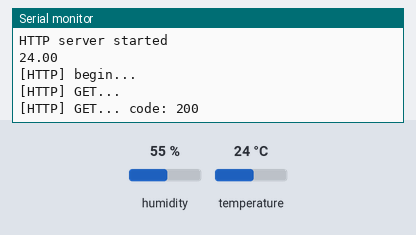
A sketch run on a simulated ESP8266 (NodeMCU). On the bench: the last lines printed to the serial monitor. The inputs (shaded band) are chosen by the test bench; at power-on: temperature 24 °C, humidity 55 %. WiFi joins after 1.5 s; servers stay silent unless stated; uploads are accepted with an empty reply.

Above: at 3.3 s.
3.4 s: temperature set to 0 °C
At 7.51 s:
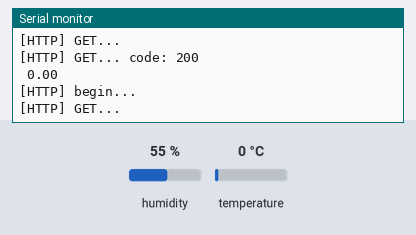
14.0 s: temperature set to 12 °C
At 17.95 s:
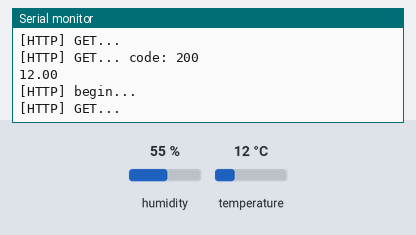

Measured:
- after the input at 3.4 s, the serial monitor: prints a new line after 4.0 s (image 1)
- after the input at 14.0 s, the serial monitor: prints a new line after 3.8 s (image 2)

The sketch:

temp_v0.1.ino
```cpp
#include <ESP8266WiFi.h>
#include <ESP8266WebServer.h>
#include "DHT.h"

#include <ESP8266HTTPClient.h>

#include <WiFiClient.h>


// Uncomment one of the lines below for whatever DHT sensor type you're using!
//#define DHTTYPE DHT11   // DHT 11
//#define DHTTYPE DHT21   // DHT 21 (AM2301)
#define DHTTYPE DHT11   // DHT 22  (AM2302), AM2321

/*Put your SSID & Password*/
//const char* ssid = "hafelicidade";  // Enter SSID here
//const char* password = "ANETEMARIA";  //Enter Password here

const char* ssid = "2.4G_MARIDOS";  // Enter SSID here
const char* password = "amorverdadeiro";  //Enter Password here

int momento = 0;

ESP8266WebServer server(80);

// DHT Sensor
uint8_t DHTPin = D4;

// Initialize DHT sensor.
DHT dht(DHTPin, DHTTYPE);

float Temperature;
float Humidity;

void setup() {
  Serial.begin(115200);
  delay(100);

  pinMode(DHTPin, INPUT);

  dht.begin();

  Serial.println("Conectando: ");
  Serial.println(ssid);

  //connect to your local wi-fi network
  WiFi.begin(ssid, password);

  //check wi-fi is connected to wi-fi network
  while (WiFi.status() != WL_CONNECTED) {
  delay(1000);
  Serial.print(".");
  }
  Serial.println("");
  Serial.println("WiFi conectado..!");
  Serial.print("Got IP: ");  Serial.println(WiFi.localIP());

  server.on("/", handle_OnConnect);
  server.onNotFound(handle_NotFound);

  server.begin();
  Serial.println("HTTP server started");

}
void loop() {

  server.handleClient();

  if (momento % 5 == 0) {
    gravar();
  }

  momento++;
  if (momento >= 120){ momento = 0;}
  delay(1000);
}


void gravar() {
  Temperature = dht.readTemperature(); // Gets the values of the temperature
  Humidity = dht.readHumidity(); // Gets the values of the humidity

  char buf[25];
  String sTemp = dtostrf(Temperature, 5, 2, buf);
  Serial.println(sTemp);

  // wait for WiFi connection
  if ((WiFi.status() == WL_CONNECTED)) {

    WiFiClient client;

    HTTPClient http;

    Serial.print("[HTTP] begin...\n");
    if (http.begin(client, "http://stark.servicesweb.xyz/interface/enviar_temperatura.php?temp=" + sTemp + "&mod=1")) {  // HTTP


      Serial.print("[HTTP] GET...\n");
      // start connection and send HTTP header
      int httpCode = http.GET();

      // httpCode will be negative on error
      if (httpCode > 0) {
        // HTTP header has been send and Server response header has been handled
        Serial.printf("[HTTP] GET... code: %d\n", httpCode);

        // file found at server
        if (httpCode == HTTP_CODE_OK || httpCode == HTTP_CODE_MOVED_PERMANENTLY) {
          String payload = http.getString();
          Serial.println(payload);
        }
      } else {
        Serial.printf("[HTTP] GET... failed, error: %s\n", http.errorToString(httpCode).c_str());
      }

      http.end();
    } else {
      Serial.printf("[HTTP} Unable to connect\n");
    }
  }


}


void handle_OnConnect() {

 Temperature = dht.readTemperature(); // Gets the values of the temperature
  Humidity = dht.readHumidity(); // Gets the values of the humidity
  server.send(200, "text/html", SendHTML(Temperature,Humidity));
}

void handle_NotFound(){
  server.send(404, "text/plain", "Not found");
}

String SendHTML(float Temperaturestat,float Humiditystat){
  /*String ptr = "<!DOCTYPE html> <html>\n";
  ptr +="<head><meta name=\"viewport\" content=\"width=device-width, initial-scale=1.0, user-scalable=no\">\n";
  ptr +="<title>ESP8266 Weather Report</title>\n";
  ptr +="<style>html { font-family: Helvetica; display: inline-block; margin: 0px auto; text-align: center;}\n";
  ptr +="body{margin-top: 50px;} h1 {color: #444444;margin: 50px auto 30px;}\n";
  ptr +="p {font-size: 24px;color: #444444;margin-bottom: 10px;}\n";
  ptr +="</style>\n";
  ptr +="</head>\n";
  ptr +="<body>\n";
  ptr +="<div id=\"webpage\">\n";
  ptr +="<h1>ESP8266 NodeMCU Weather Report</h1>\n";

  ptr +="<p>Temperature: ";
  ptr +=(int)Temperaturestat;
  ptr +="°C</p>";
  ptr +="<p>Humidity: ";
  ptr +=(int)Humiditystat;
  ptr +="%</p>";

  ptr +="</div>\n";
  ptr +="</body>\n";
  ptr +="</html>\n";
*/

  String ptr = "<!DOCTYPE html> <html>\n";
  ptr +="<meta charset=\"utf-8\">";
  ptr +="<head><meta name=\"viewport\" content=\"width=device-width, initial-scale=1.0, user-scalable=no\">\n";
  ptr +="<title>ESP8266 Weather Report</title>\n";
  ptr +="<style>html { font-family: Helvetica; display: inline-block; margin: 0px auto; text-align: center;}\n";
  ptr +="body{margin-top: 50px;} h1 {color: #444444;margin: 50px auto 30px;}\n";
  ptr +="p {font-size: 24px;color: #444444;margin-bottom: 10px;}\n";
  ptr +="</style>\n";
  ptr +="</head>\n";
  ptr +="<body>\n";
  ptr +="<div id=\"webpage\">\n";
  ptr +="<h1>Módulo 1</h1>\n";

  ptr +="<p>Temperatura: ";
  ptr +=(float)Temperaturestat;
  ptr +="°C</p>";
  ptr +="<p>Humidade: ";
  ptr +=(int)Humiditystat;
  ptr +="%</p>";

  ptr +="</div>\n";
  ptr +="</body>\n";
  ptr +="</html>\n";
  return ptr;
}
```
